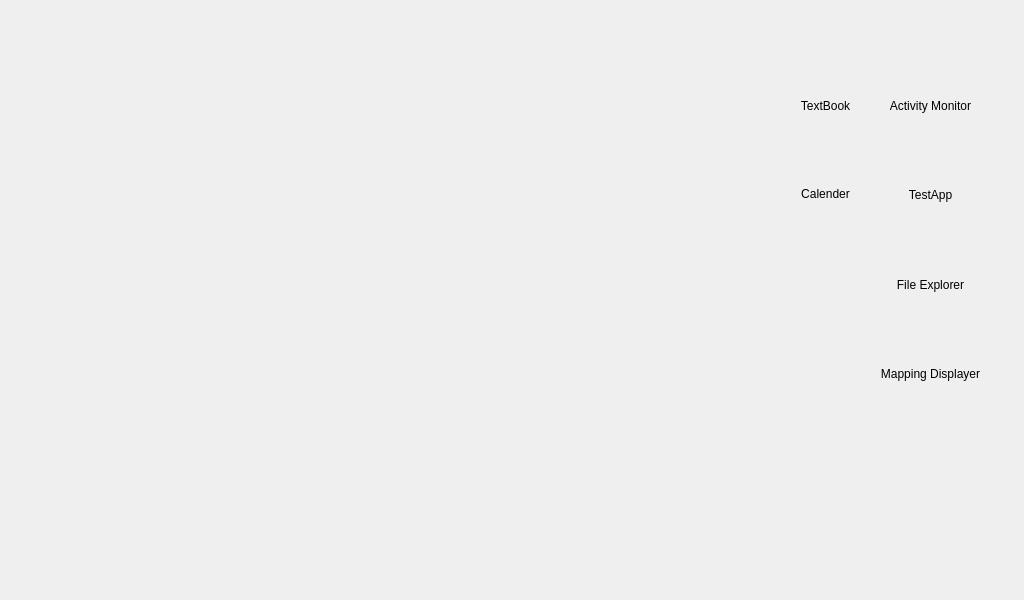
<?xml version="1.0" encoding="UTF-8"?>
<ui version="4.0">
 <class>MainWindow</class>
 <widget class="QMainWindow" name="MainWindow">
  <property name="geometry">
   <rect>
    <x>0</x>
    <y>0</y>
    <width>1024</width>
    <height>600</height>
   </rect>
  </property>
  <property name="minimumSize">
   <size>
    <width>1024</width>
    <height>600</height>
   </size>
  </property>
  <property name="maximumSize">
   <size>
    <width>1024</width>
    <height>600</height>
   </size>
  </property>
  <property name="windowTitle">
   <string>MainWindow</string>
  </property>
  <property name="autoFillBackground">
   <bool>false</bool>
  </property>
  <widget class="QWidget" name="Button">
   <property name="minimumSize">
    <size>
     <width>1024</width>
     <height>600</height>
    </size>
   </property>
   <property name="maximumSize">
    <size>
     <width>1024</width>
     <height>600</height>
    </size>
   </property>
   <widget class="QWidget" name="gridLayoutWidget">
    <property name="geometry">
     <rect>
      <x>870</x>
      <y>50</y>
      <width>121</width>
      <height>351</height>
     </rect>
    </property>
    <layout class="QGridLayout" name="gridLayout">
     <item row="3" column="0">
      <layout class="QVBoxLayout" name="MD">
       <item>
        <widget class="QPushButton" name="DisplayerButton">
         <property name="text">
          <string/>
         </property>
         <property name="flat">
          <bool>true</bool>
         </property>
        </widget>
       </item>
       <item>
        <widget class="QLabel" name="DisplayerLabel">
         <property name="text">
          <string>Mapping Displayer</string>
         </property>
         <property name="scaledContents">
          <bool>false</bool>
         </property>
         <property name="alignment">
          <set>Qt::AlignCenter</set>
         </property>
        </widget>
       </item>
      </layout>
     </item>
     <item row="1" column="0">
      <layout class="QVBoxLayout" name="TA">
       <item>
        <widget class="QPushButton" name="TestAppButton">
         <property name="text">
          <string/>
         </property>
         <property name="flat">
          <bool>true</bool>
         </property>
        </widget>
       </item>
       <item>
        <widget class="QLabel" name="TestAppLabel">
         <property name="text">
          <string>TestApp</string>
         </property>
         <property name="scaledContents">
          <bool>false</bool>
         </property>
         <property name="alignment">
          <set>Qt::AlignCenter</set>
         </property>
        </widget>
       </item>
      </layout>
     </item>
     <item row="2" column="0">
      <layout class="QVBoxLayout" name="FE">
       <item>
        <widget class="QPushButton" name="FileButton">
         <property name="mouseTracking">
          <bool>false</bool>
         </property>
         <property name="text">
          <string/>
         </property>
         <property name="flat">
          <bool>true</bool>
         </property>
        </widget>
       </item>
       <item>
        <widget class="QLabel" name="FileLabel">
         <property name="text">
          <string>File Explorer</string>
         </property>
         <property name="scaledContents">
          <bool>false</bool>
         </property>
         <property name="alignment">
          <set>Qt::AlignCenter</set>
         </property>
        </widget>
       </item>
      </layout>
     </item>
     <item row="0" column="0">
      <layout class="QVBoxLayout" name="AC">
       <item>
        <widget class="QPushButton" name="ACButton">
         <property name="mouseTracking">
          <bool>false</bool>
         </property>
         <property name="text">
          <string/>
         </property>
         <property name="flat">
          <bool>true</bool>
         </property>
        </widget>
       </item>
       <item>
        <widget class="QLabel" name="ACLabel">
         <property name="text">
          <string>Activity Monitor</string>
         </property>
         <property name="scaledContents">
          <bool>false</bool>
         </property>
         <property name="alignment">
          <set>Qt::AlignCenter</set>
         </property>
        </widget>
       </item>
      </layout>
     </item>
    </layout>
   </widget>
   <widget class="QWidget" name="horizontalLayoutWidget">
    <property name="geometry">
     <rect>
      <x>790</x>
      <y>50</y>
      <width>71</width>
      <height>171</height>
     </rect>
    </property>
    <layout class="QHBoxLayout" name="horizontalLayout">
     <item>
      <layout class="QVBoxLayout" name="verticalLayout">
       <item>
        <layout class="QVBoxLayout" name="TB">
         <item>
          <widget class="QPushButton" name="TextbookButton">
           <property name="mouseTracking">
            <bool>false</bool>
           </property>
           <property name="text">
            <string/>
           </property>
           <property name="flat">
            <bool>true</bool>
           </property>
          </widget>
         </item>
         <item>
          <widget class="QLabel" name="TextbookLabel">
           <property name="text">
            <string>TextBook</string>
           </property>
           <property name="scaledContents">
            <bool>false</bool>
           </property>
           <property name="alignment">
            <set>Qt::AlignCenter</set>
           </property>
          </widget>
         </item>
        </layout>
       </item>
       <item>
        <layout class="QVBoxLayout" name="CA">
         <item>
          <widget class="QPushButton" name="CalenderButton">
           <property name="mouseTracking">
            <bool>false</bool>
           </property>
           <property name="text">
            <string/>
           </property>
           <property name="flat">
            <bool>true</bool>
           </property>
          </widget>
         </item>
         <item>
          <widget class="QLabel" name="CalenderLabel">
           <property name="text">
            <string>Calender</string>
           </property>
           <property name="scaledContents">
            <bool>false</bool>
           </property>
           <property name="alignment">
            <set>Qt::AlignCenter</set>
           </property>
          </widget>
         </item>
        </layout>
       </item>
      </layout>
     </item>
    </layout>
   </widget>
  </widget>
 </widget>
 <resources/>
 <connections/>
</ui>
